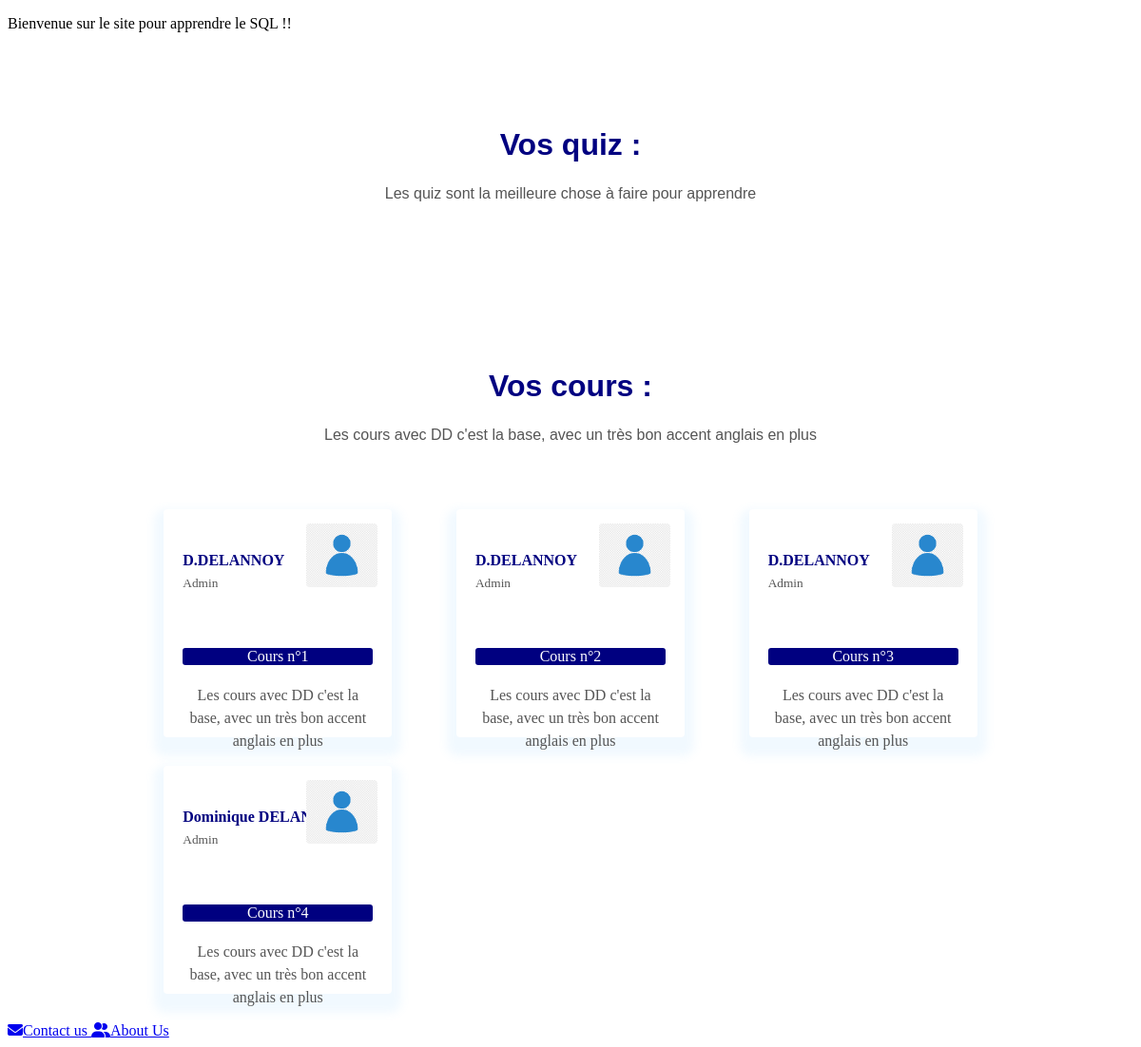
Before: / with the older database file.
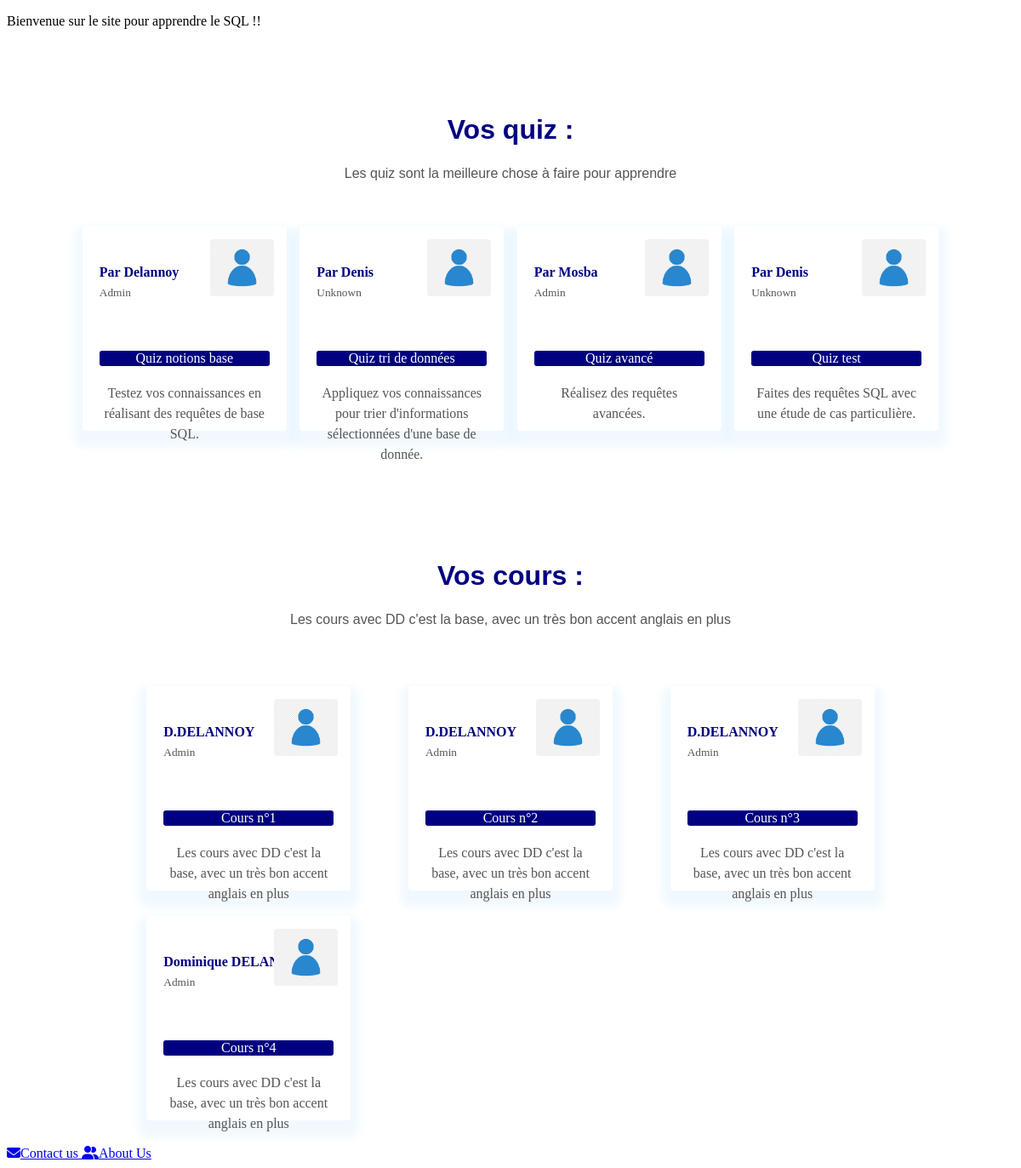
After: the same page with the newer database file.
### tables this page shows
CREATE TABLE IF NOT EXISTS `quiz` (
  `quiz_id` int NOT NULL,
  `quiz_name` varchar(50) DEFAULT NULL,
  `quiz_difficulty` varchar(50) DEFAULT NULL,
  `quiz_description` varchar(1000) DEFAULT NULL,
  `user_id` int NOT NULL,
  `quiz_database` varchar(50) NOT NULL,
  PRIMARY KEY (`quiz_id`),
  KEY `user_id` (`user_id`)
);

CREATE TABLE IF NOT EXISTS `users` (
  `user_id` int NOT NULL,
  `user_name` varchar(50) DEFAULT NULL,
  `user_password` varchar(50) DEFAULT NULL,
  `user_role` tinyint DEFAULT NULL,
  PRIMARY KEY (`user_id`)
);

### Controller/PDOFactory.php (called while the page is built)
<?php
	class BDD{
		private static $connexion;
			public static function get(){
			   if(!self::$connexion instanceof PDO){
			      self::$connexion = new PDO('mysql:host=localhost;dbname=db_project;charset=utf8', 'root', '');
			   }
			   return self::$connexion;
			}
	}

### View/main.php (the view)
<div id=main>
<link rel="stylesheet" type="text/css" href="View/styleMain.css">
<link rel="stylesheet" type="text/css" href="https://stackpath.bootstrapcdn.com/font-awesome/4.7.0/css/font-awesome.min.css">
    <div class="title-box">
        <h1>Vos quiz :</h1>
        <p>Les quiz sont la meilleure chose à faire pour apprendre</p>
    </div>
    <?php
        $quizAvailable=BDD::get()->query("SELECT `quiz_id`, `quiz_name`,`quiz_difficulty`, `quiz_description`, `quiz_database`, `user_id` FROM `quiz`")->fetchAll();
    ?>
    <div class="team-row">
        <?php
            $index=0;
            foreach ($quizAvailable as $quiz) {
                if($index<=3){
                ?>
                <div class="profile-box">
                    <?php
                    $id=(int)$quizAvailable[$index]['user_id'];
                    $quizCreator=BDD::get()->query("SELECT `user_id`,`user_role`,`user_name` FROM `users` WHERE `user_id`=$id")->fetchAll();
                    ?>
                    <h4><?php echo "Par ".$quizCreator[0]['user_name']; ?></h4>
                    <small><?php if($quizCreator[0]['user_role']==1){echo "Admin";} else{echo "Unknown";}?></small>
                    <img src="View/Img/avatar.png">
                    <div class="social-box">
                        <p1><?php echo $quizAvailable[$index]['quiz_name']; ?></p1>
                    </div>
                    <p><?php echo $quizAvailable[$index]['quiz_description']; ?></p>
                </div>
                <?php
                }
                $index+=1;
            }
         ?>
    <div class="title-box">
        <h1>Vos cours :</h1>
        <p>Les cours avec DD c'est la base, avec un très bon accent anglais en plus</p>
    </div>
    <div class="team-row">
        <div class="profile-box">
            <h4>D.DELANNOY</h4>
            <small>Admin</small>
            <img src="avatar.png">
            <div class="social-box">
                <p1>Cours n°1</p1>
            </div>
            <p>Les cours avec DD c'est la base, avec un très bon accent anglais en plus</p>
        </div>
        <div class="profile-box">
            <h4>D.DELANNOY</h4>
            <small>Admin</small>
            <img src="avatar.png">
            <div class="social-box">
                <p1>Cours n°2</p1>
            </div>
            <p>Les cours avec DD c'est la base, avec un très bon accent anglais en plus</p>
        </div>
        <div class="profile-box">
            <h4>D.DELANNOY</h4>
            <small>Admin</small>
            <img src="avatar.png">
            <div class="social-box">
                <p1>Cours n°3</p1>
            </div>
            <p>Les cours avec DD c'est la base, avec un très bon accent anglais en plus</p>
        </div>
        <div class="profile-box">
            <h4>Dominique DELANNOY</h4>
            <small>Admin</small>
            <img src="avatar.png">
            <div class="social-box">
                <p1>Cours n°4</p1>
            </div>
            <p>Les cours avec DD c'est la base, avec un très bon accent anglais en plus</p>
        </div>
    </div>
</div>

### index.php (shortened to what this page needs)
<!DOCTYPE html>
<html lang="en" dir="ltr">
<head>
  <link rel="stylesheet" href="View/style.css">
</head>
<body>
<?php
include("Controller/PDOFactory.php");
include('View/header.php');
if(!isset($_GET['page'])){
    include('View/main.php');
    }
include('View/footer.php')
?>
</body>
</html>

### View/header.php
<header>
    <p>Bienvenue sur le site pour apprendre le SQL !!</p>
</header>

### View/footer.php
<footer id="footerContent">
	<a  class="navlink icon" id="iconMail" href="mailto:hugo.eraud-berthaud@isen.yncrea.fr;johan.roux@isen.yncrea.fr;pierric.charbonnier@isen.yncrea.fr;benjamin.goosens@isen.yncrea.fr;alex.capoen@isen.yncrea.fr"><i class="icon fas fa-envelope"></i>Contact us </a>
	<a class="navlink icon" id="aboutUs" href="index.php?page=aboutUs"><i class="fas fa-user-friends"></i>About Us</a>
</footer>

### View/styleMain.css (style rules this page uses)
.title-box { text-align: center; font-family: sans-serif; margin: 100px auto 50px; color: #000080; }
.title-box p { margin-top: 10px; line-height: 24px; color: #555; }
.profile-box { width: 200px; height: 200px; background: #fff; border-radius: 4px; margin-bottom: 30px; box-shadow: 0 10px 10px 10px rgba(115, 193, 255, 0.1); padding: 20px; position: relative; transition: .5s; }
.profile-box img { width:75px; position: absolute; top: 15px; right: 15px; border-radius: 4px; transition: .5s; }
.profile-box h4 { margin-top: 25px; margin-bottom: 5px; color:#000080; }
small { color:#555; }
.social-box { background: #000080; margin: 60px auto 20px; text-align: center; border-radius: 3px; color: #fff; }
.profile-box p { text-align: center; line-height: 24px; color: #555; }
.team-row { display: flex; justify-content: space-between; flex-wrap: wrap; width: 85%; margin: auto; }

Changed rows visible on the page:
added quiz: user.user_name "Delannoy", shows "Admin", quiz_name "Quiz notions base", quiz_description "Testez vos connaissances en réalisant des requêtes de base SQL."
added quiz: user.user_name "Denis", shows "Unknown", quiz_name "Quiz tri de données", quiz_description "Appliquez vos connaissances pour trier d'informations sélectionnées d'une base de donnée."
added quiz: user.user_name "Mosba", shows "Admin", quiz_name "Quiz avancé", quiz_description "Réalisez des requêtes avancées."
added quiz: user.user_name "Denis", shows "Unknown", quiz_name "Quiz test", quiz_description "Faites des requêtes SQL avec une étude de cas particulière."
